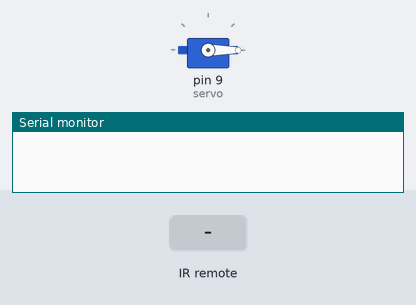
The sketch below on a simulated Arduino Uno, built with avr-gcc and run on an emulated ATmega328P. Shown: servo, the last lines printed to the serial monitor. The inputs (shaded band) are chosen by the test bench.

Above: at 1.2 s.
1.3 s: infrared code 0xFF18E7 received
At 2.06 s:
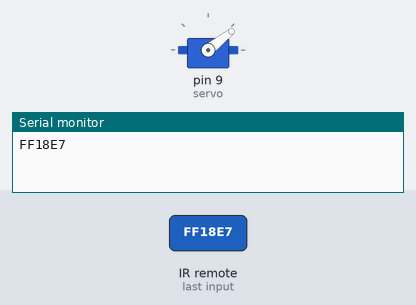
At 2.66 s:
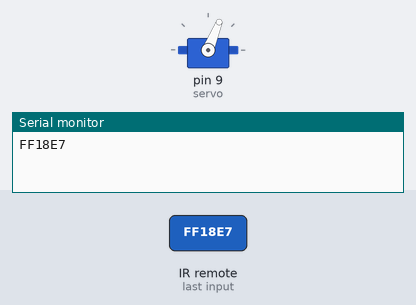
4.3 s: infrared code 0xFF4AB5 received
At 4.48 s:
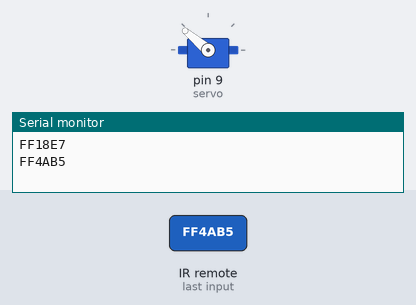
Timing chart, 0 to 8.8 s (numbered marks = the images above; inputs shaded):
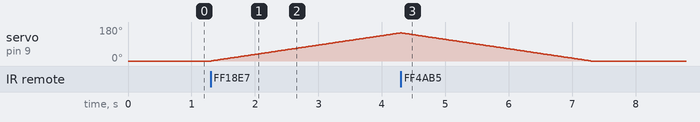

The sketch:

IR_Control_Servo.ino
```cpp
#include <IRremote.h>      //must copy IRremote library to arduino libraries
#include <Servo.h>
#define plus 0xFF18E7   //clockwise rotation button
#define minus 0xFF4AB5  //counter clockwise rotation button

int RECV_PIN = 3;       //IR receiver pin
Servo servo;
int val;                //rotation angle
bool cwRotation, ccwRotation;  //the states of rotation

IRrecv irrecv(RECV_PIN);

decode_results results;

void setup()
{
  Serial.begin(9600);
  irrecv.enableIRIn(); // Start the receiver
  servo.attach(9);     //servo pin
}

void loop()
{
  if (irrecv.decode(&results)) {
    Serial.println(results.value, HEX);
    irrecv.resume(); // Receive the next value

    if (results.value == plus)
    {
      cwRotation = !cwRotation;      //toggle the rotation value
      ccwRotation = false;         //no rotation in this direction
    }

    if (results.value == minus)
    {
      ccwRotation = !ccwRotation;   //toggle the rotation value
      cwRotation = false;            //no rotation in this direction
    }
  }
  if (cwRotation && (val != 175))  {
    val++;                         //for colockwise button
  }
  if (ccwRotation && (val != 0))  {
    val--;                         //for counter colockwise button
  }
  servo.write(val);
  delay(20);          //General speed
}
```

Measured:
- after the input at 1.3 s, servo on pin 9 (servo): moves from 0° to 149° over 3.0 s, starting at once
